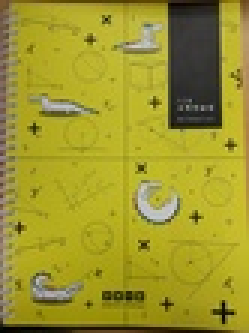
#> input picture Homework 3/book.jpg, 83 x 111 px, shrunk from 346 x 461 before the run, found by its file name (shown 3 times larger)
$ jupyter execute ch22_notebook.ipynb
#> lines starting #> are read from the running program, lines starting #| are printed output that depends on the picture; pictures that were not available may be replaced by others from this repository, and a replacement may not be noted
[cell 1]
import numpy as np
import cv2
from matplotlib import pyplot as plt

img1 = cv2.imread('book.jpg',0)          # queryImage
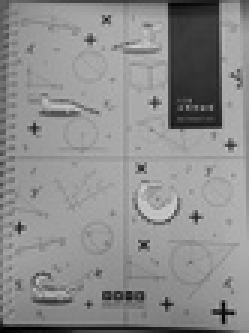
#> img1: shape (111, 83) (shown 3 times larger); min 0, max 209, mean 140.5
img2 = cv2.imread('image.jpg',0) # trainImage
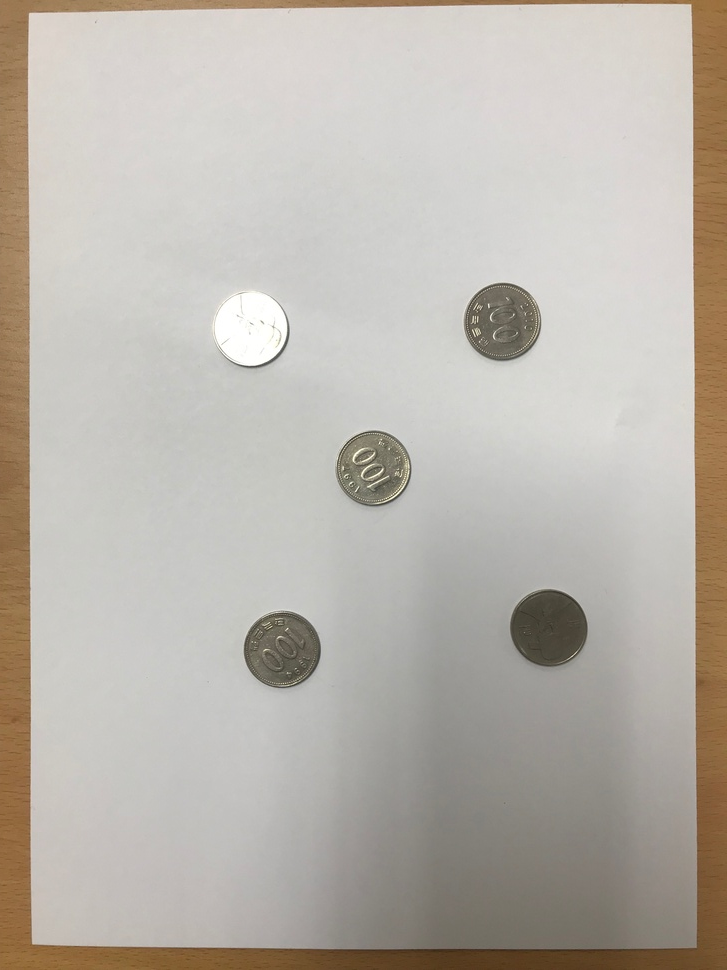
#> input picture Homework 1/IMG_8253.JPG, 727 x 970 px, shrunk from 3024 x 4032 before the run, given in place of image.jpg, which was not available
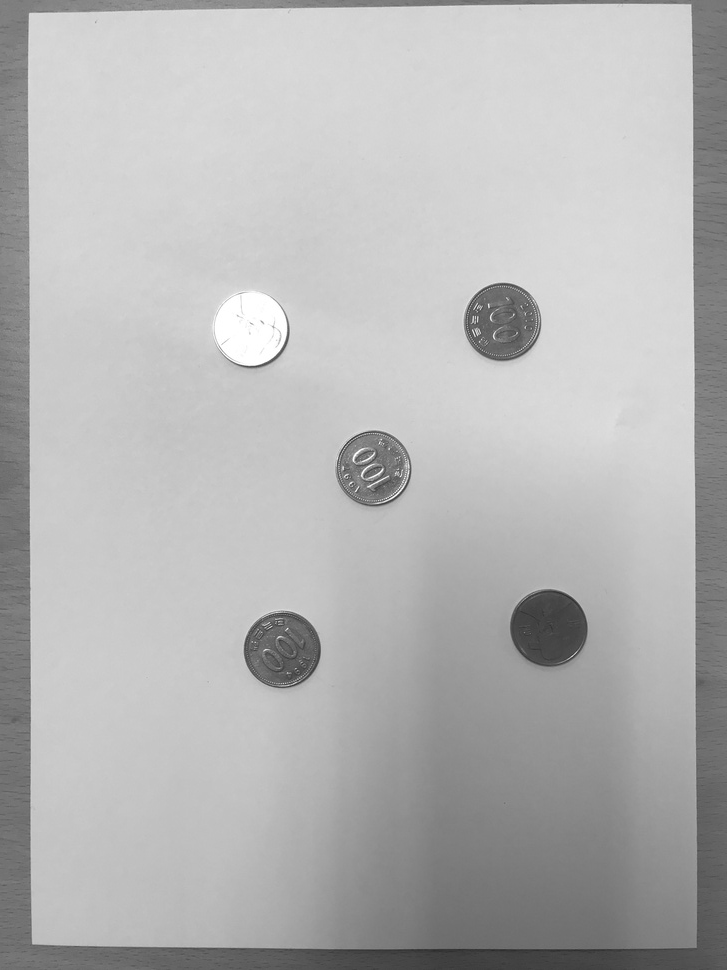
#> img2: shape (970, 727); min 42, max 255, mean 180.9

# Initiate SIFT detector
sift = cv2.xfeatures2d.SIFT_create()

# find the keypoints and descriptors with SIFT
kp1, des1 = sift.detectAndCompute(img1,None)
#> kp1 = 50 keypoints; strongest (x, y, size): (65, 72, 1.8), (77, 48, 1.9), (30, 13, 1.8), (51, 34, 1.9)
kp2, des2 = sift.detectAndCompute(img2,None)
#> kp2 = 232 keypoints; strongest (x, y, size): (503, 323, 49.9), (549, 627, 49.8), (283, 651, 49), (355, 455, 2.4)

# BFMatcher with default params
bf = cv2.BFMatcher()
matches = bf.knnMatch(des1,des2, k=2)
#> matches = 50 matches

# Apply ratio test
good = []
for m,n in matches:
    if m.distance < 0.75*n.distance:
        good.append([m])
#> this loop made 50 passes
#> after the loop, good = 1 matches

# cv2.drawMatchesKnn expects list of lists as matches.
img3 = cv2.drawMatchesKnn(img1,kp1,img2,kp2,good,None,flags=2)
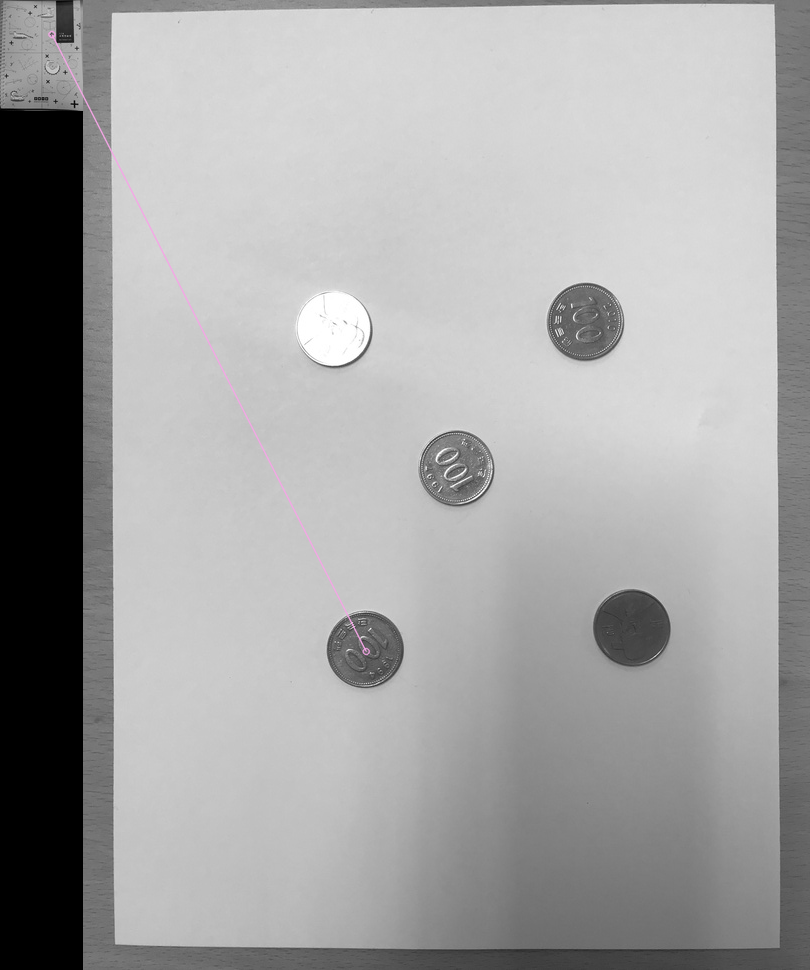
#> img3: shape (970, 810, 3); mean of channels 0, 1, 2 164, 164, 164.1; drawn as B, G, R

plt.imshow(img3)
plt.show()
